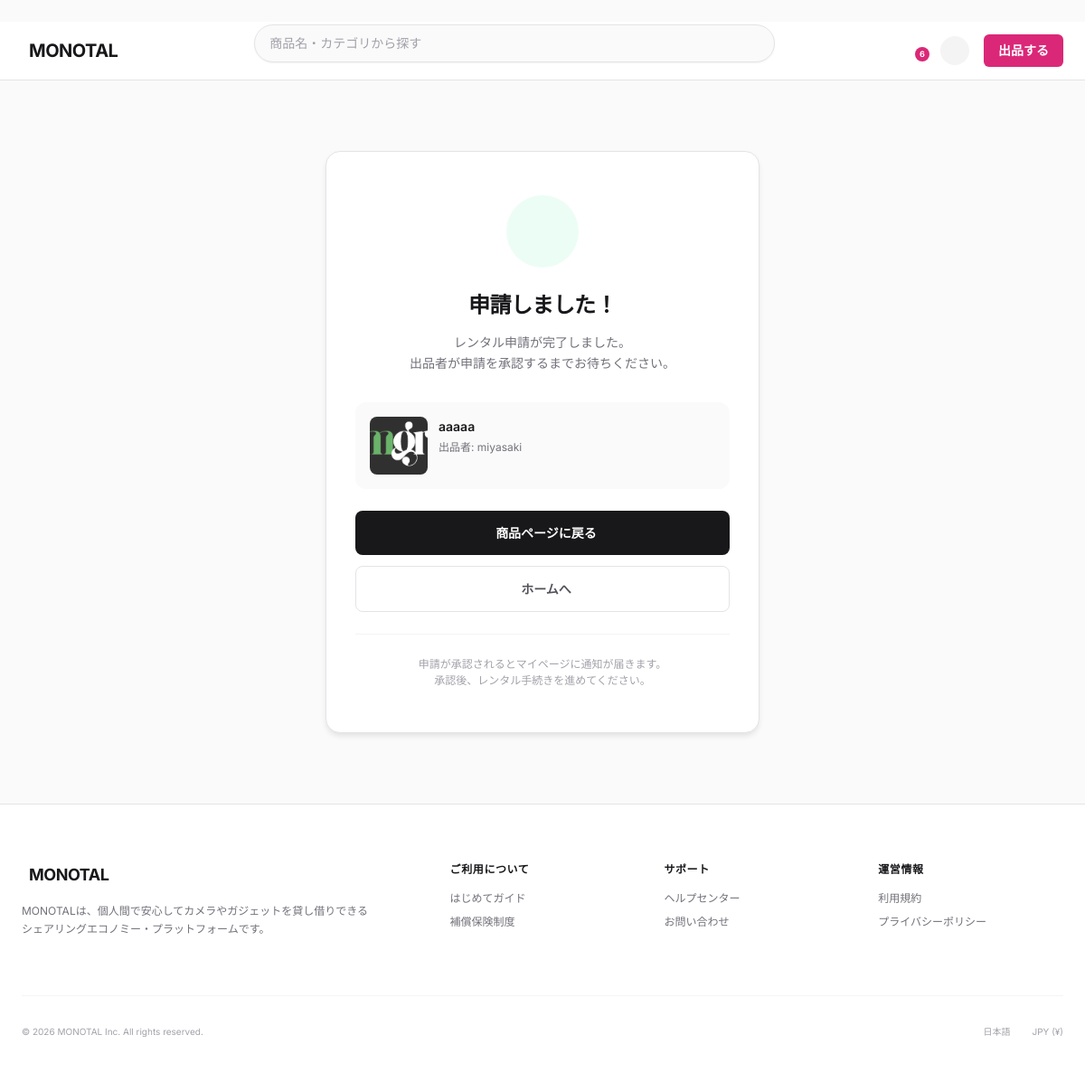
The page /monotal/product/1/rental/complete/ (signed in) on the database its author committed.
### monotal/models.py (models this page shows, shortened)
class Product(models.Model):
    product_id = models.AutoField(primary_key=True)
    product_name = models.CharField(max_length=200)
    product_description = models.CharField(max_length=2000, null=True, blank=True)
    shipping_days = models.ForeignKey(
        ShippingDays,
        on_delete=models.PROTECT,
        db_column='shipping_days_id',
        null=True,
        blank=True
    )
    shipping_burden = models.ForeignKey(
        ShippingBurden,
        on_delete=models.PROTECT,
        db_column='shipping_burden_id',
        null=True,
        blank=True
    )
    product_condition = models.ForeignKey(
        ProductCondition,
        on_delete=models.PROTECT,
        db_column='product_condition_id'
    )
    product_status = models.ForeignKey(
        ProductStatus,
        on_delete=models.PROTECT,
        db_column='product_status_id'
    )
    product_category = models.ForeignKey(
        ProductCategory,
        on_delete=models.PROTECT,
        db_column='product_category_id'
    )
    rental_days = models.IntegerField()
    rental_fee = models.DecimalField(max_digits=10, decimal_places=2)
    contract_datetime = models.DateTimeField(null=True, blank=True)
    listing_stop_datetime = models.DateTimeField(null=True, blank=True)
    user = models.ForeignKey(
        User,
        on_delete=models.CASCADE,
        related_name='products',
        db_column='user_id'
    )
    shipping_address = models.ForeignKey(
        UserAddress,
        on_delete=models.SET_NULL,
        null=True,
        blank=True,
        related_name='products_as_shipping',
        db_column='shipping_address_id'
    )
    shipping_prefecture = models.ForeignKey(
        Prefecture,
        on_delete=models.SET_NULL,
        null=True,
        blank=True,
        related_name='products_as_shipping',
        db_column='shipping_prefecture_id'
    )
    register_datetime = models.DateTimeField(auto_now_add=True)
    update_datetime = models.DateTimeField(auto_now=True)
    delete_datetime = models.DateTimeField(null=True, blank=True)
    class Meta:
        db_table = 'T_Product'
        verbose_name = '商品'
        verbose_name_plural = '商品'

class ProductImage(models.Model):
    product_image_id = models.AutoField(primary_key=True)
    product = models.ForeignKey(
        Product,
        on_delete=models.CASCADE,
        related_name='images',
        db_column='product_id'
    )
    image = models.ImageField(upload_to='product_images/')
    display_order = models.IntegerField(default=0)  # 表示順序（0が最初）
    register_datetime = models.DateTimeField(auto_now_add=True)
    class Meta:
        db_table = 'T_ProductImage'
        verbose_name = '商品画像'
        verbose_name_plural = '商品画像'
        ordering = ['display_order', 'product_image_id']

class User(AbstractBaseUser, PermissionsMixin):
    user_id = models.AutoField(primary_key=True)
    user_name = models.CharField(max_length=100)
    display_name = models.CharField(max_length=100)
    email = models.EmailField(max_length=255)
    phone_number = models.CharField(max_length=20, default='')
    password_hash = models.CharField(max_length=255)
    login_attempt_count = models.IntegerField(default=0)
    last_login_datetime = models.DateTimeField(null=True, blank=True)
    user_status = models.ForeignKey(
        UserStatus,
        on_delete=models.PROTECT,
        db_column='user_status_id'
    )
    register_datetime = models.DateTimeField(auto_now_add=True)
    update_datetime = models.DateTimeField(auto_now=True)
    delete_datetime = models.DateTimeField(null=True, blank=True)
    user_image = models.ImageField(upload_to='user_images/', null=True, blank=True)
    bio = models.CharField(max_length=160, blank=True, default='')  # 自己紹介文（Twitter仕様: 160文字）
    is_staff = models.BooleanField(default=False)
    is_active = models.BooleanField(default=True)
    objects = UserManager()
    USERNAME_FIELD = 'email'
    REQUIRED_FIELDS = ['user_name', 'display_name']
    class Meta:
        db_table = 'T_User'
        verbose_name = 'ユーザー'
        verbose_name_plural = 'ユーザー'

### monotal/views.py (the view)
class RentalRequestCompleteView(LoginRequiredMixin, View):
    login_url = '/monotal/login/'
    def get(self, request, product_id, *args, **kwargs):
        try:
            product = Product.objects.select_related('user').prefetch_related('images').get(
                product_id=product_id,
                delete_datetime__isnull=True
            )
        except Product.DoesNotExist:
            return redirect('product_list')
        context = {
            'product': product,
        }
        return render(request, 'rental_request_complete.html', context)

### monotal/context_processors.py (called while the page is built)
def rental_context(request):
    context = {
        'pending_rental_count': 0,
    }
    if request.user.is_authenticated:
        context['pending_rental_count'] = RentalRequest.objects.filter(
            requested_user=request.user,
            rental_request_status_id=1  # 申請中
        ).count()
    return context

def notification_context(request):
    context = {
        'unread_notification_count': 0,
    }
    if request.user.is_authenticated:
        target_notification_ids = NotificationTargetUser.objects.filter(
            user=request.user
        ).values_list('notification_id', flat=True)
        read_notification_ids = NotificationRead.objects.filter(
            user=request.user,
            notification_read_status_id=2  # 既読
        ).values_list('notification_id', flat=True)
        context['unread_notification_count'] = target_notification_ids.exclude(
            notification_id__in=read_notification_ids
        ).count()
    return context

### templates/rental_request_complete.html (shortened to what this page needs)
﻿{% extends 'base.html' %}
{% load static %}
{% block content %}
<div class="complete-container">
    <div class="complete-card">
        <div class="complete-icon">
        </div>
        <h1 class="complete-title">申請しました！</h1>
        <p class="complete-message">
            レンタル申請が完了しました。<br>
            出品者が申請を承認するまでお待ちください。
        </p>
        <div class="product-summary">
            {% if product.images.all %}
            <img src="{{ product.images.all.0.image.url }}" alt="{{ product.product_name }}" class="product-image">
            {% else %}
            <div class="product-image" style="background: #e4e4e7; display: flex; align-items: center; justify-content: center;">
                <span class="iconify" data-icon="lucide:image-off" data-width="24" style="color: #a1a1aa;"></span>
            </div>
            {% endif %}
            <div class="product-info">
                <h2 class="product-name">{{ product.product_name }}</h2>
                <p class="product-owner">出品者: {{ product.user.display_name }}</p>
            </div>
        </div>
        <div class="complete-actions">
            <a href="{% url 'product_detail' product_id=product.product_id %}" class="btn-primary">
                商品ページに戻る
            </a>
            <a href="{% url 'index' %}" class="btn-secondary">
                ホームへ
            </a>
        </div>
        <div class="complete-note">
            <p>
                申請が承認されるとマイページに通知が届きます。<br>
                承認後、レンタル手続きを進めてください。
            </p>
        </div>
    </div>
</div>
{% endblock %}

### templates/base.html (style rules this page uses)
body { font-family: 'Inter', sans-serif; }

### templates/rental_request_complete.html (style rules this page uses)
.complete-container { min-height: 100vh; background-color: #fafafa; display: flex; align-items: center; justify-content: center; padding: 16px; }
.complete-card { background: white; border-radius: 16px; border: 1px solid #e4e4e7; box-shadow: 0 4px 6px -1px rgba(0, 0, 0, 0.1); max-width: 480px; width: 100%; padding: 48px 32px; text-align: center; }
.complete-icon { width: 80px; height: 80px; border-radius: 50%; background: #ecfdf5; display: flex; align-items: center; justify-content: center; margin: 0 auto 24px; }
.complete-title { font-size: 24px; font-weight: 700; color: #18181b; margin: 0 0 12px 0; letter-spacing: -0.025em; }
.complete-message { font-size: 14px; color: #71717a; line-height: 1.6; margin: 0 0 32px 0; }
.product-summary { display: flex; gap: 12px; padding: 16px; background: #fafafa; border-radius: 12px; margin-bottom: 24px; text-align: left; }
.product-image { width: 64px; height: 64px; border-radius: 8px; object-fit: cover; flex-shrink: 0; }
.product-info { flex: 1; min-width: 0; }
.product-name { font-size: 14px; font-weight: 600; color: #18181b; margin: 0 0 4px 0; white-space: nowrap; overflow: hidden; text-overflow: ellipsis; }
.product-owner { font-size: 12px; color: #71717a; margin: 0; }
.complete-actions { display: flex; flex-direction: column; gap: 12px; }
.btn-primary { display: inline-flex; align-items: center; justify-content: center; gap: 8px; padding: 14px 24px; background: #18181b; color: white; font-weight: 600; font-size: 14px; border: none; border-radius: 8px; text-decoration: none; cursor: pointer; transition: all 0.2s; }
.btn-secondary { display: inline-flex; align-items: center; justify-content: center; gap: 8px; padding: 14px 24px; background: white; color: #52525b; font-weight: 600; font-size: 14px; border: 1px solid #e4e4e7; border-radius: 8px; text-decoration: none; cursor: pointer; transition: all 0.2s; }
.complete-note { margin-top: 24px; padding-top: 24px; border-top: 1px solid #f4f4f5; }
.complete-note p { font-size: 12px; color: #a1a1aa; margin: 0; line-height: 1.5; }

### rows shown on the page
Product: images.all.0.image (picture), product_name "aaaaa", user.display_name "miyasaki"

### other values the page prints
{{ unread_notification_count }} "6"
